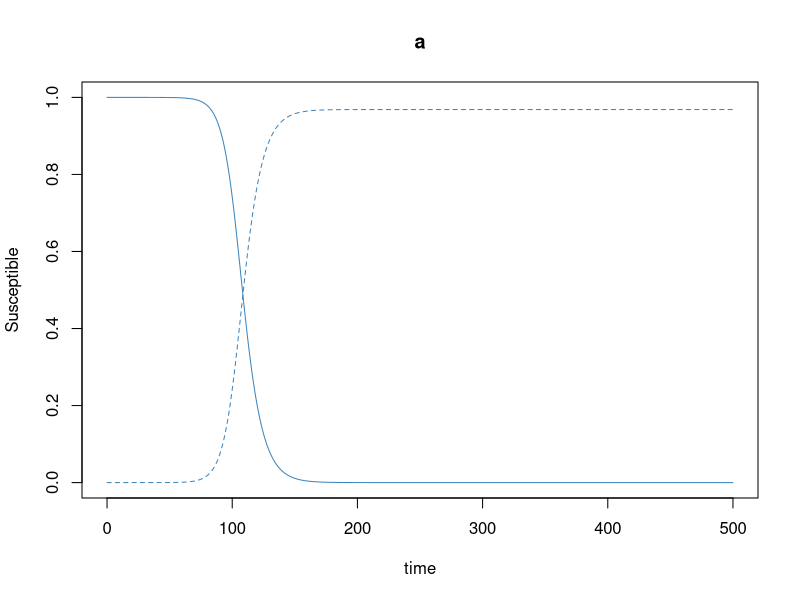
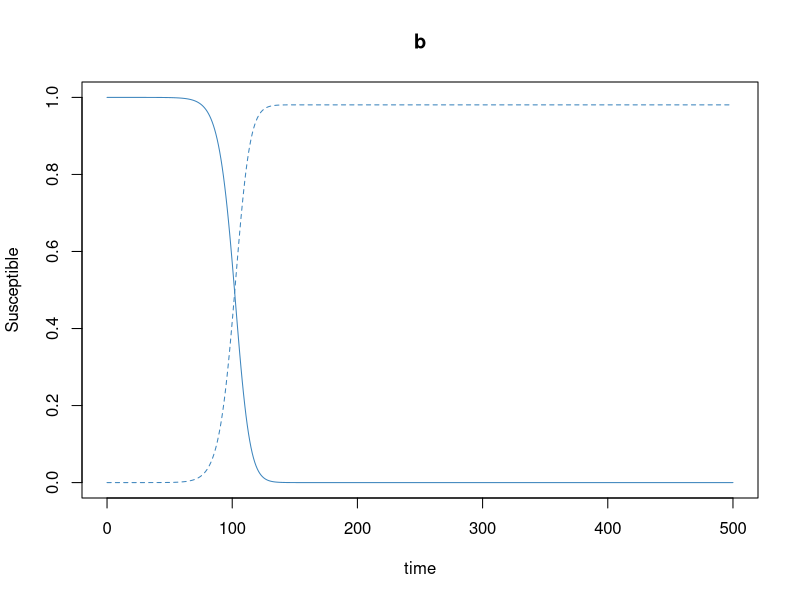
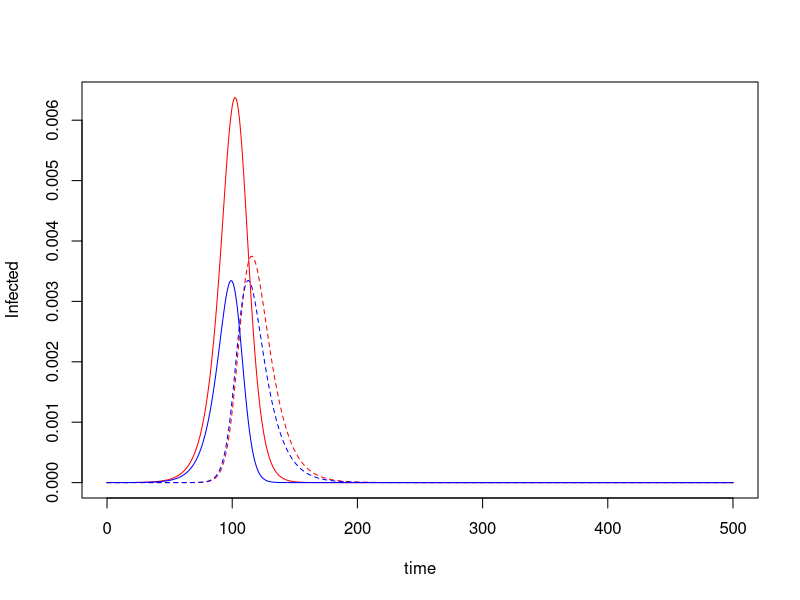
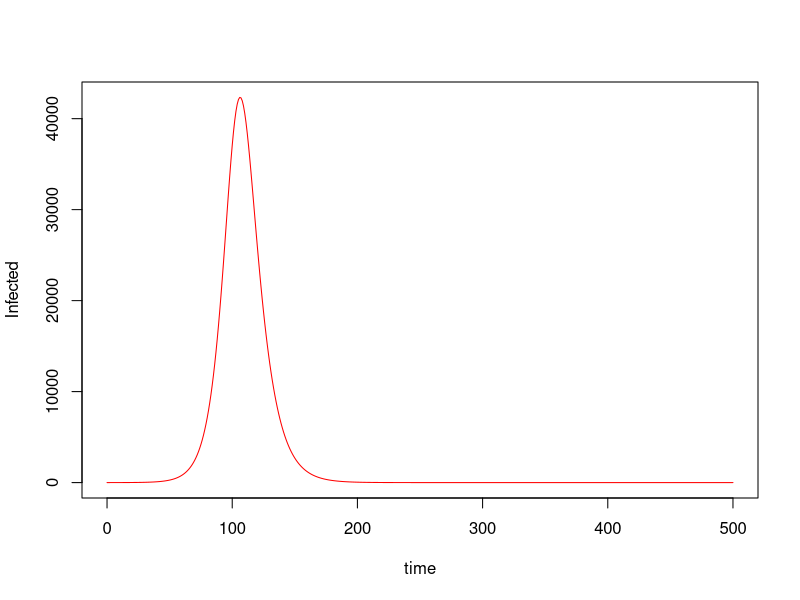
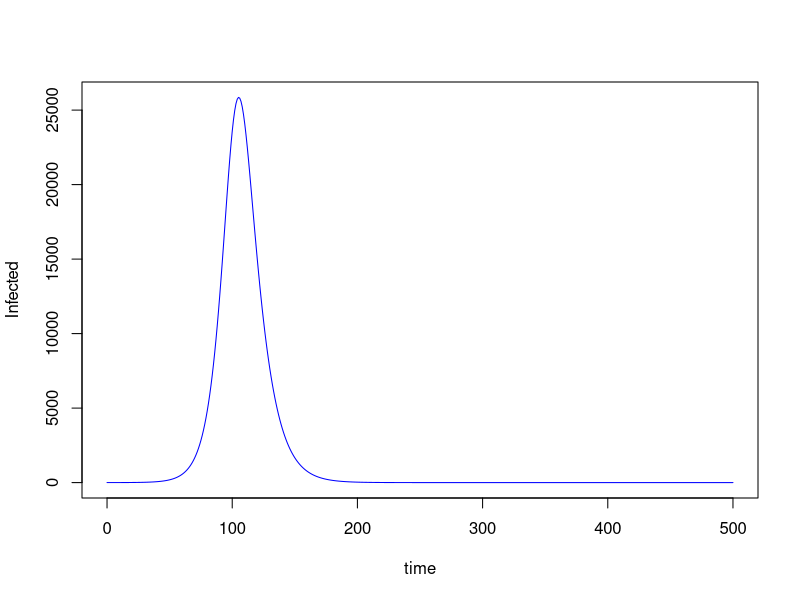
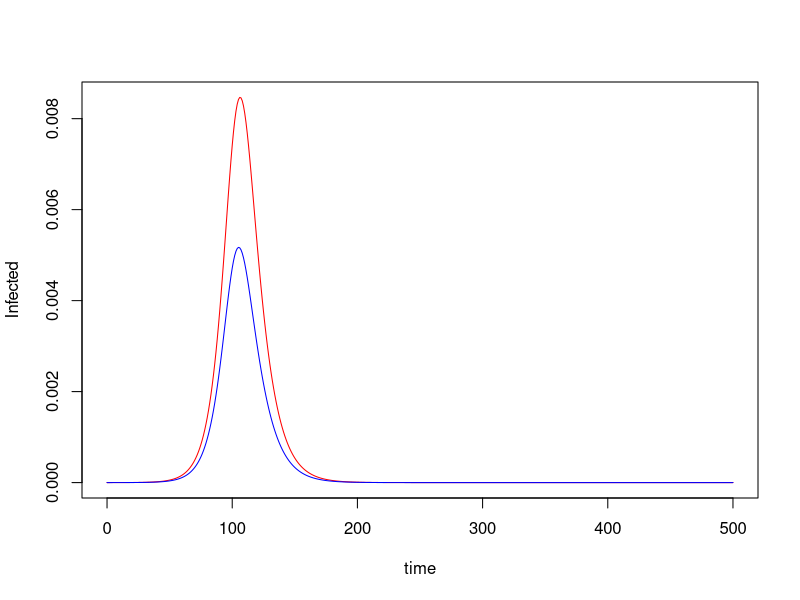
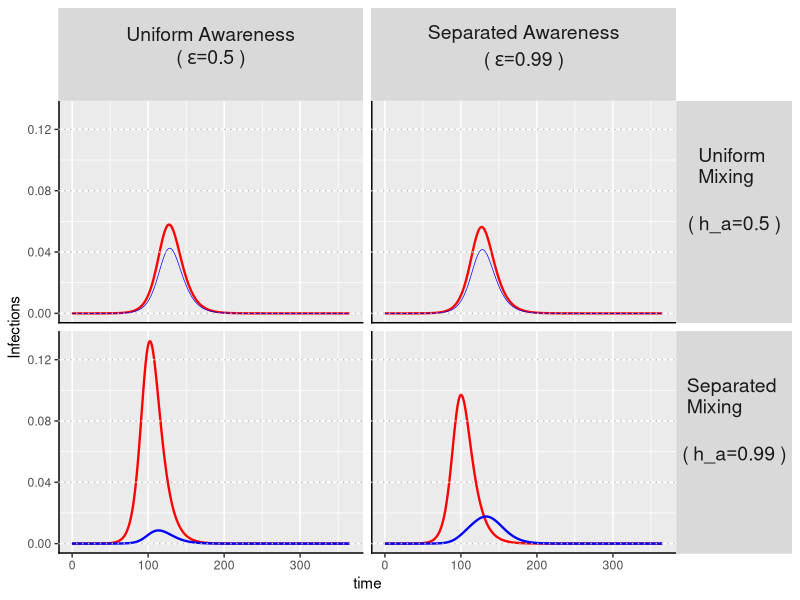

Write the R code that produced these figures, in order.
# adapted from Harris et al.
# https://github.com/mjharris95/divided-disease/blob/main/aware-eqs.R
# https://www.cambridge.org/core/journals/evolutionary-human-sciences/article/social-divisions-and-risk-perception-drive-divergent-epidemics-and-large-later-waves/71613CAF7D03C9F20A8864A59B9BF311#article

library(deSolve)
library(tidyverse)
library(reshape2)

sir_two_group_pu <- function(C = NA, C_a = 3, C_b = 3, 
                          trans_p = 0.05, rho=1/10, mu = 0.01, 
                          h_a=.5, kappa=0.03, phi = 0,
                          I0_a=1, I0_b=1, N0 = 10000000, frac_a = 0.5, time = 500,
                          ell = 1, theta = NA, theta_a = 100, theta_b  = 100, 
                          epsilon = NA, epsilon_a = 0.5, epsilon_b = 0.5,
                          omega = NA, omega_a = 0.01, omega_b = 0.01,
                          get_params=FALSE) {
  
  
  if(!is.na(epsilon)){
    epsilon_a<-epsilon
    epsilon_b<-epsilon
  }
  
  if(!is.na(theta)){
    theta_a<-theta
    theta_b<-theta
  }
  
  if(!is.na(omega)){
    omega_a<-omega
    omega_b<-omega
  }
  
  
  if(!is.na(C)){
    C_a<-C
    C_b<-C
  }
  
  N0_a = N0 * frac_a #letting population be constant for now
  N0_b = N0 * (1 - frac_a)
  
  # create contact matrix entries : C_ba = contacts members of a have with members of b
  C_aa = C_a * h_a
  C_ba = C_a * (1 - h_a)
  # by reciprocity
  C_ab = (frac_a * C_ba ) / (1 - frac_a)
  C_bb = max(0, C_b - C_ab)
  
  N_a = N0_a
  N_b = N0_b
  
  #print(c(C_aa, C_ba, C_ab, C_bb))
  
  params<-c("trans_p" = trans_p, 
            "h_a"= h_a, 
            "C_a" = C_a, "C_b" = C_b,
            "C_aa" = C_aa, "C_ab" = C_ab,
            "C_ba" = C_ba, "C_bb" = C_bb,
            "kappa" = kappa,
            "phi"=phi, 
            "rho"=rho, 
            "mu"=mu, "time"=time, 
            "I0_a"=I0_a, "I0_b"=I0_b, 
            "N0_a" = N0_a, "N0_b"= N0_b,
            "ell"=ell,
            "epsilon_a"=epsilon_a, "epsilon_b"=epsilon_b,
            "theta_a"=theta_a, "theta_b"=theta_b) 
  
  state<-c( 
    
    #group a
    SUa<-(N0_a - I0_a),
    SPa<-0,
    IUa<-I0_a,
    IPa<-0,
    RUa<-0,
    RPa<-0,
    DUa<-0,
    DPa<-0,
    
    #group b
    SUb<-N0_b - I0_b,
    SPb<-0,
    IUb<-I0_b,
    IPb<-0,
    RUb<-0,
    RPb<-0,
    DUb<-0,
    DPb<-0
  )
  
  names(state)<- c("SUa", "SPa", "IUa", "IPa", "RUa", "RPa", "DUa", "DPa",
                   "SUb", "SPb", "IUb", "IPb", "RUb", "RPb", "DUb", "DPb")
  
  sir_up<-function(t, state, parameter){
    
    with(as.list(c(parameter, state)), {
      
      
      if(t<ell){
        lag<-rep(0, length(state))
      }
      else{
        lag<-lagvalue(t-ell)
      }
      
      dSUa <- -SUa*trans_p*(C_aa*(IUa/N_a + kappa*IPa/N_a) + C_ba*(IUb/N_b + kappa*IPb/N_b)) + 
        phi * SPa  - 
        theta_a * SUa * (epsilon_a * ((DUa+DPa-lag[which(names(state) == "DUa")]-lag[which(names(state) == "DPa")])/N_a) + 
                           (1-epsilon_a) * ((DUb+DPb-lag[which(names(state) == "DUb")]-lag[which(names(state) == "DPb")])/N_b) ) -
        omega_a * SUa * (C_aa *((SPa + IPa + RPa)/N_a) + (C_ba)*((SPb + IPb + RPb)/N_b))
      
 
      dSPa <- -SPa*kappa*trans_p*(C_aa*(IUa/N_a + kappa*IPa/N_a) + C_ba*(IUb/N_b + kappa*IPb/N_b)) - 
        phi * SPa +
        theta_a * SUa * (epsilon_a * ((DUa+DPa-lag[which(names(state) == "DUa")]-lag[which(names(state) == "DPa")])/N_a) + 
                           (1-epsilon_a) * ((DUb+DPb-lag[which(names(state) == "DUb")]-lag[which(names(state) == "DPb")])/N_b) ) +
        omega_a * SUa * (C_aa *((SPa + IPa + RPa)/N_a) + (C_ba)*((SPb + IPb + RPb)/N_b))
      
      dIUa <- SUa*trans_p*(C_aa*(IUa/N_a + kappa*IPa/N_a) + C_ba*(IUb/N_b + kappa*IPb/N_b))  + 
        phi * IPa -
        (rho) * IUa -
        theta_a * IUa * (epsilon_a * ((DUa+DPa-lag[which(names(state) == "DUa")]-lag[which(names(state) == "DPa")])/N_a) + 
                           (1-epsilon_a) * ((DUb+DPb-lag[which(names(state) == "DUb")]-lag[which(names(state) == "DPb")])/N_b) ) -
        omega_a * IUa * (C_aa *((SPa + IPa + RPa)/N_a) + (C_ba)*((SPb + IPb + RPb)/N_b))
      
      dIPa <- SPa*trans_p*kappa*(C_aa*(IUa/N_a + kappa*IPa/N_a) + C_ba*(IUb/N_b + kappa*IPb/N_b)) - 
        phi * IPa -
        (rho) * IPa +
        theta_a * IUa * (epsilon_a * ((DUa+DPa-lag[which(names(state) == "DUa")]-lag[which(names(state) == "DPa")])/N_a) + 
                           (1-epsilon_a) * ((DUb+DPb-lag[which(names(state) == "DUb")]-lag[which(names(state) == "DPb")])/N_b) ) +
        omega_a * IUa * (C_aa *((SPa + IPa + RPa)/N_a) + (C_ba)*((SPb + IPb + RPb)/N_b))
      
      dRUa <- rho * (1-mu) * IUa  + phi * RPa  -
        theta_a * RUa * (epsilon_a * ((DUa+DPa-lag[which(names(state) == "DUa")]-lag[which(names(state) == "DPa")])/N_a) + 
                           (1-epsilon_a) * ((DUb+DPb-lag[which(names(state) == "DUb")]-lag[which(names(state) == "DPb")])/N_b) ) -
        omega_a * RUa * (C_aa *((SPa + IPa + RPa)/N_a) + (C_ba)*((SPb + IPb + RPb)/N_b))
      
      dRPa <- rho * (1-mu) * IPa  - phi * RPa  +
        theta_a * RUa * (epsilon_a * ((DUa+DPa-lag[which(names(state) == "DUa")]-lag[which(names(state) == "DPa")])/N_a) + 
                           (1-epsilon_a) * ((DUb+DPb-lag[which(names(state) == "DUb")]-lag[which(names(state) == "DPb")])/N_b) ) +
        omega_a * RUa * (C_aa *((SPa + IPa + RPa)/N_a) + (C_ba)*((SPb + IPb + RPb)/N_b))
      
      dDUa <- rho*mu*IUa
      
      dDPa <- rho*mu*IPa
      
      
      #transitions for group b
      
      dSUb <- -SUb*trans_p*(C_ab*(IUa/N_a + kappa*IPa/N_a) + C_bb*(IUb/N_b + kappa*IPb/N_b))  + phi * SPb - 
        theta_b * SUb * ((1-epsilon_b) * ((DUa+DPa-lag[which(names(state) == "DUa")]-lag[which(names(state) == "DPa")])/N_a) + 
                           (epsilon_b) * ((DUb+DPb-lag[which(names(state) == "DUb")]-lag[which(names(state) == "DPb")]) / N_b)) -
        omega_b * SUb * (C_ab *((SPa + IPa + RPa)/N_a) + (C_bb)*((SPb + IPb + RPb)/N_b))
      
      dSPb <- -trans_p*kappa*SPb*(C_ab*(IUa/N_a + kappa*IPa/N_a) + C_bb*(IUb/N_b + kappa*IPb/N_b))  - phi * SPb +
        theta_b * SUb * ((1-epsilon_b) * ((DUa+DPa-lag[which(names(state) == "DUa")]-lag[which(names(state) == "DPa")])/N_a) + 
                           (epsilon_b) * ((DUb+DPb-lag[which(names(state) == "DUb")]-lag[which(names(state) == "DPb")]) / N_b)) +
        omega_b * SUb * (C_ab *((SPa + IPa + RPa)/N_a) + (C_bb)*((SPb + IPb + RPb)/N_b))
      
      dIUb <- trans_p*SUb*(C_ab*(IUa/N_a + kappa*IPa/N_a) + C_bb*(IUb/N_b + kappa*IPb/N_b)) + phi * IPb -
        (rho) * IUb -
        theta_b * IUb * ((1-epsilon_b) * ((DUa+DPa-lag[which(names(state) == "DUa")]-lag[which(names(state) == "DPa")])/N_a) + 
                           (epsilon_b) * ((DUb+DPb-lag[which(names(state) == "DUb")]-lag[which(names(state) == "DPb")]) / N_b)) -
        omega_b * IUb * (C_ab *((SPa + IPa + RPa)/N_a) + (C_bb)*((SPb + IPb + RPb)/N_b))
      
      dIPb <- trans_p*kappa*SPb*(C_ab*(IUa/N_a + kappa*IPa/N_a) + C_bb*(IUb/N_b + kappa*IPb/N_b)) - phi * IPb -
        (rho) * IPb +
        theta_b * IUb * ((1-epsilon_b) * ((DUa+DPa-lag[which(names(state) == "DUa")]-lag[which(names(state) == "DPa")])/N_a) + 
                           (epsilon_b) * ((DUb+DPb-lag[which(names(state) == "DUb")]-lag[which(names(state) == "DPb")]) / N_b)) +
        omega_b * IUb * (C_ab *((SPa + IPa + RPa)/N_a) + (C_bb)*((SPb + IPb + RPb)/N_b))
      
      dRUb <- (1-mu) * rho * IUb + phi * RPb -
        theta_b * RUb * ((1-epsilon_b) * ((DUa+DPa-lag[which(names(state) == "DUa")]-lag[which(names(state) == "DPa")])/N_a) + 
                           (epsilon_b) * ((DUb+DPb-lag[which(names(state) == "DUb")]-lag[which(names(state) == "DPb")]) / N_b)) -
        omega_b * RUb * (C_ab *((SPa + IPa + RPa)/N_a) + (C_bb)*((SPb + IPb + RPb)/N_b))
      
      dRPb <- (1-mu) * rho * IPb  - phi * RPb +
        theta_b * RUb * ((1-epsilon_b) * ((DUa+DPa-lag[which(names(state) == "DUa")]-lag[which(names(state) == "DPa")])/N_a) + 
                           (epsilon_b) * ((DUb+DPb-lag[which(names(state) == "DUb")]-lag[which(names(state) == "DPb")]) / N_b)) +
        omega_b * RUb * (C_ab *((SPa + IPa + RPa)/N_a) + (C_bb)*((SPb + IPb + RPb)/N_b))
      
      dDUb <- rho*mu*IUb
      
      dDPb <- rho*mu*IPb
      
      
      return(list(c(dSUa, dSPa, dIUa, dIPa, dRUa, dRPa, dDUa, dDPa,
                    dSUb, dSPb, dIUb, dIPb, dRUb, dRPb, dDUb, dDPb
      )))
    })
  }
  
  times<-seq(from=0, to=time, by=1)
  
  as.data.frame(dede(state, times, sir_up, params))->sim
  
  if(get_params){
    return(list(sim=sim, params=params))
  }
  
  else{
    return(sim)
  }
  
  
  
}

#### test run ####

N0 = 10000000; frac_a = 0.5
N_a = frac_a*N0; N_b = N0 - N_a

ls<-sir_two_group_pu(C = NA, C_a = 5, C_b = 3, 
                     trans_p = 0.05, rho=1/10, mu = 0.01, 
                     h_a=0.5, kappa=0.3, phi = 0,
                     I0_a=1, I0_b=1, N0 = N0, frac_a = frac_a, time = 500,
                     theta_a = 20, theta_b = 100, epsilon = 0.5,
                     omega_a = 0.02, omega_b = 0.08,
                     get_params=TRUE)
sim<-ls$sim


plot(SUa/N_a~time, data=sim, type="l", col="#3D85BD", ylab="Susceptible", main="a", ylim = c(0,1))
lines(SPa/N_a~time, data=sim, col="#3D85BD", lty=2)
plot(SUb/N_b~time, data=sim, col="#3D85BD", type="l", main="b", ylab="Susceptible", ylim = c(0,1))
lines(SPb/N_b~time, data=sim, col="#3D85BD", lty=2)


plot(IUa/N_a~time, data=sim, type="l", col="red", ylab="Infected")
lines(IPa/N_a~time, data=sim, col="red", lty=2)
lines(IUb/N_b~time, data=sim, col="blue", type="l", ylab="Infected")
lines(IPb/N_b~time, data=sim, col="blue", lty=2)


plot((IUa + IPa)~time, data=sim, type="l", col="red", ylab="Infected")
plot((IUb+IPb)~time, data=sim, type="l", col="blue", ylab="Infected")

plot((IUa+IPa)/N_a~time, data=sim, type="l", col="red", ylab="Infected")
lines((IUb+IPb)/N_b~time, data=sim, col="blue", type="l", ylab="Infected")

#### simulate across parameters ####

# intial conditions
N0 = 10000000 # population size
frac_a = 0.5 # fraction in group A
N_a = frac_a*N0; N_b = N0 - N_a
I0_a = 1 #intial infected in A
I0_b = 1 # intial infected in B

# parameters
C_a = 5; C_b = 3 # average number of contacts per day 
trans_p = 0.05 # probability of transmission given contact
rho = 1/10 # 1 / infectious period
mu = 0.01 # probability of dying following infection
kappa = 0.3 # reducting in transmission and infection due to protective behavior
phi = 0 # waning rate of protective behavior

time = 365 # time steps for simulation
theta_a = 100 # responsiveness to deaths for adopting protective behavior in group A
theta_b = 100 # responsiveness to deaths for adopting protective behavior in group B 
omega_a = 0.02 # group A's rate of adopting protective behavior based on contact with protected individuals 
omega_b = 0.02 # group B's rate of adopting protective behavior based on contact with protected individuals 

h_a = c(.5, .99) # measure of homiphily in group A
epsilon = c(.5, .99) #


expand.grid(h_a=h_a, epsilon=epsilon)  %>%
  data.frame() %>%
  apply(1, function(par) sir_two_group_pu(C = NA, C_a = C_a, C_b = C_b, 
                                          trans_p = trans_p, rho=rho, mu = mu, 
                                          h_a=par[["h_a"]],
                                          kappa=kappa, phi = phi,
                                          I0_a=I0_a, I0_b=I0_b, N0 = N0, frac_a = frac_a, 
                                          time = time,
                                          theta_a = theta_a, 
                                          theta_b = theta_b, 
                                          epsilon=par[["epsilon"]],
                                          omega_a = omega_a, omega_b = omega_b) %>% 
          cbind(h_a=par[["h_a"]], epsilon=par[["epsilon"]])) %>% 
  do.call(rbind, .) %>%
  mutate(eps_descript = ifelse(epsilon==.5, "Uniform Awareness", 
                               ifelse(epsilon==.99,"Separated Awareness",
                                      " "))) %>%
  mutate(h_descript = ifelse(h_a==.5, "Uniform \nMixing", 
                             ifelse(h_a==.99,"Separated \nMixing",
                                    " "))) -> df

line_sz<-.8

ggplot(df) +
  geom_line(aes(x=time, y=(IUa+IPa)/N_a), size=line_sz, color="red") + 
  geom_line(aes(x=time, y=(IUb+IPb)/N_b, size=as.factor(h_a)), color="blue")+
  annotate("segment", x=-Inf, xend=Inf, y=-Inf, yend=-Inf, size=1)+
  annotate("segment", x=-Inf, xend=-Inf, y=-Inf, yend=Inf, size=1)+
  geom_hline(yintercept=c(0,.04,.08, .12), linetype="dotted", color="gray")+
  facet_grid(h_a+h_descript~epsilon+eps_descript, 
             labeller=label_bquote(
               cols=atop(atop(phantom(), .(eps_descript)), atop("("~epsilon==.(epsilon)~")", phantom())),
               rows=atop(atop(.(h_descript), ""), atop("("~h_a==.(h_a)~")", phantom()))))+
  ylab("Infections")+
  theme(strip.text.y = element_text(angle = 0))+scale_y_continuous(breaks=c(0, .04, .08, .12))+
  scale_size_manual(values=c("0.5"=.3*line_sz, "0.99"=line_sz), guide="none", na.value = line_sz)+
  scale_colour_manual(name="", 
                      labels = c(expression("group"~italic(a)), expression("group"~italic(b))),
                      values = c("group *a*"="red", "group *b*"="blue"))+
  theme(strip.text=element_text(size=20))
